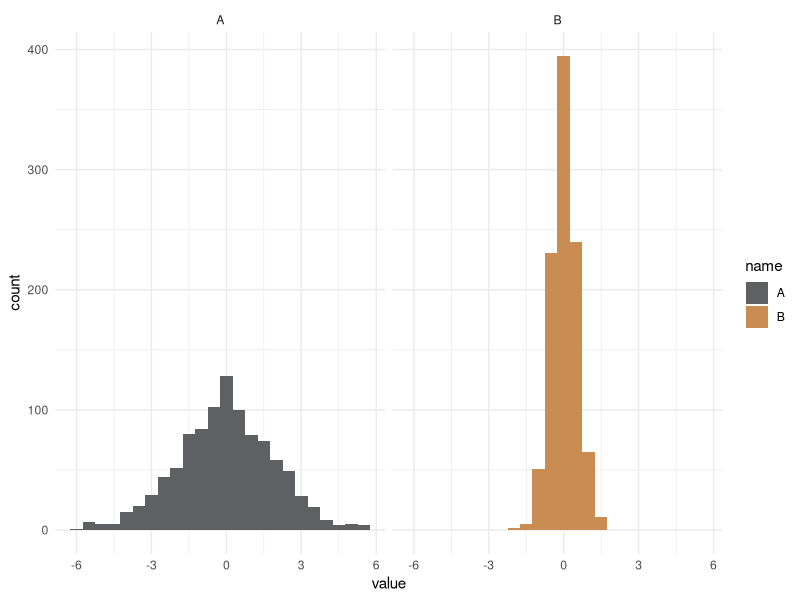
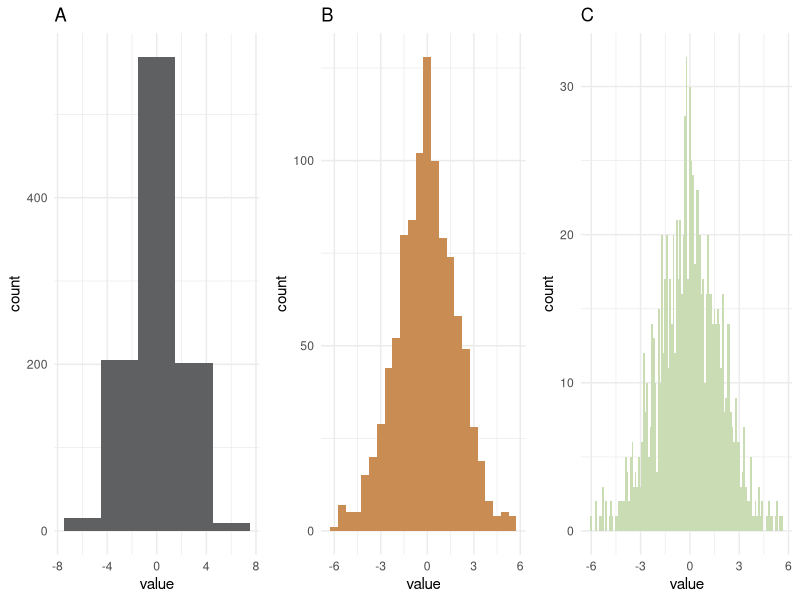
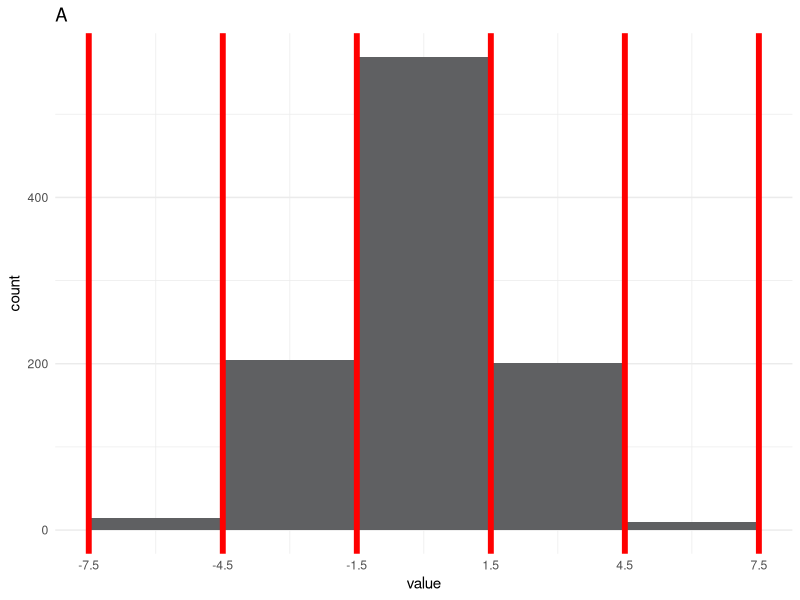
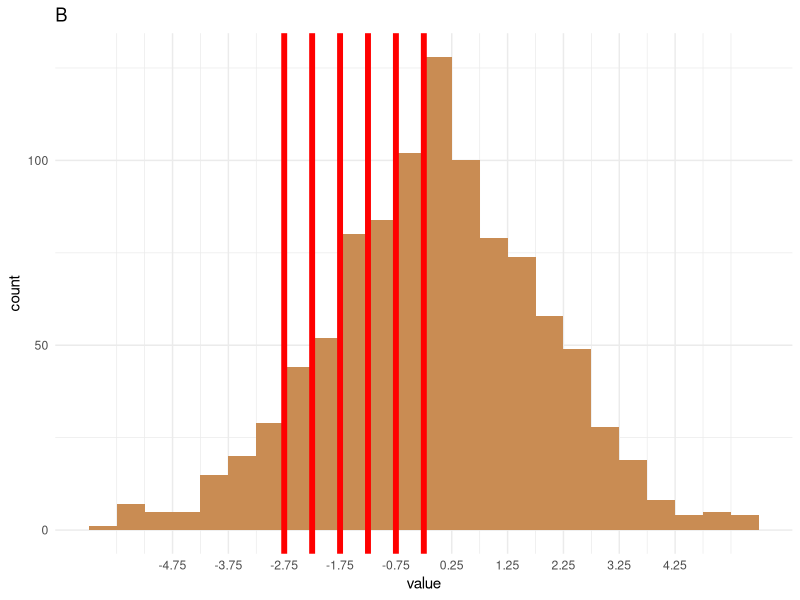
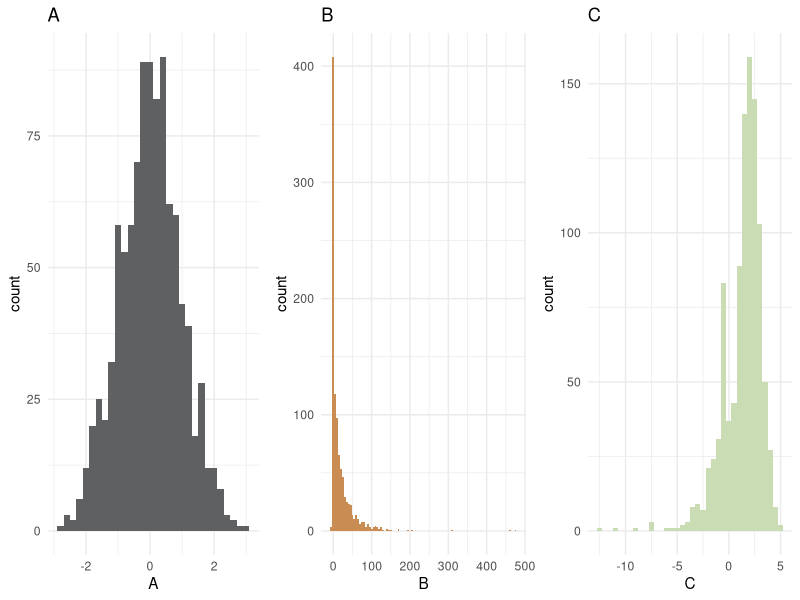
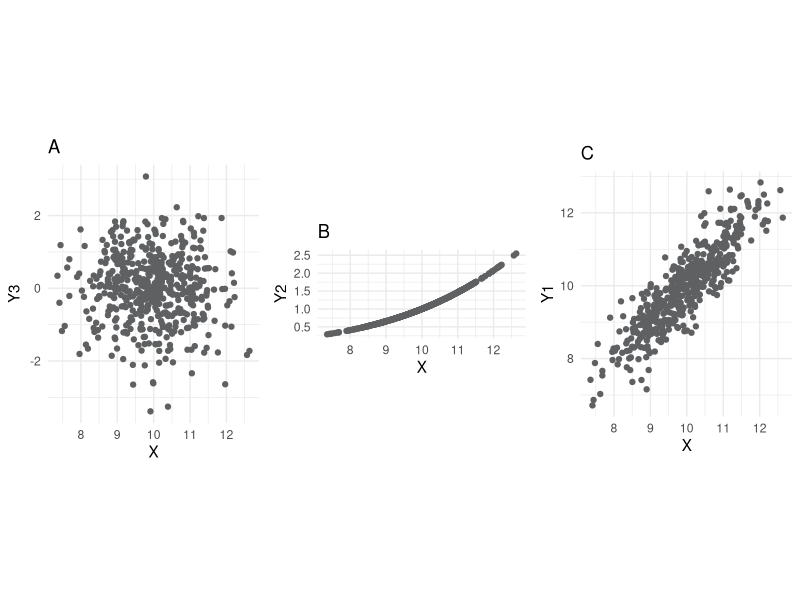
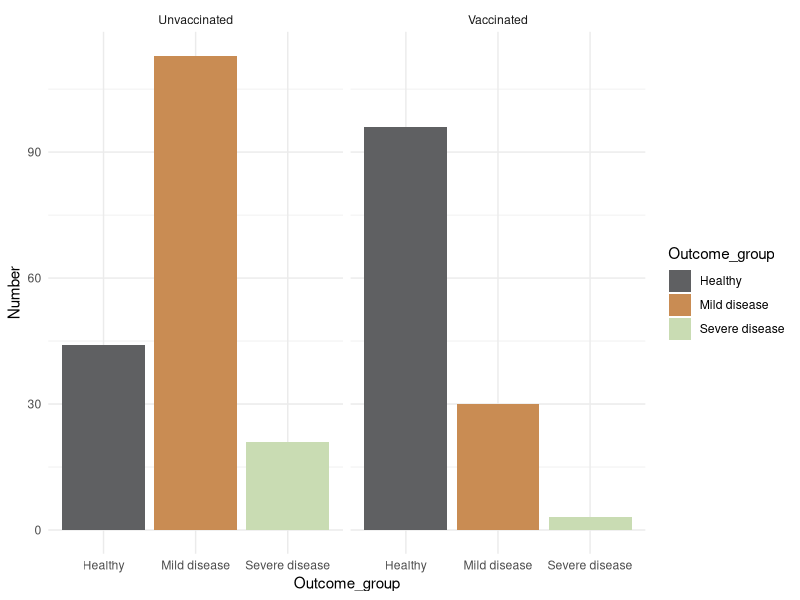
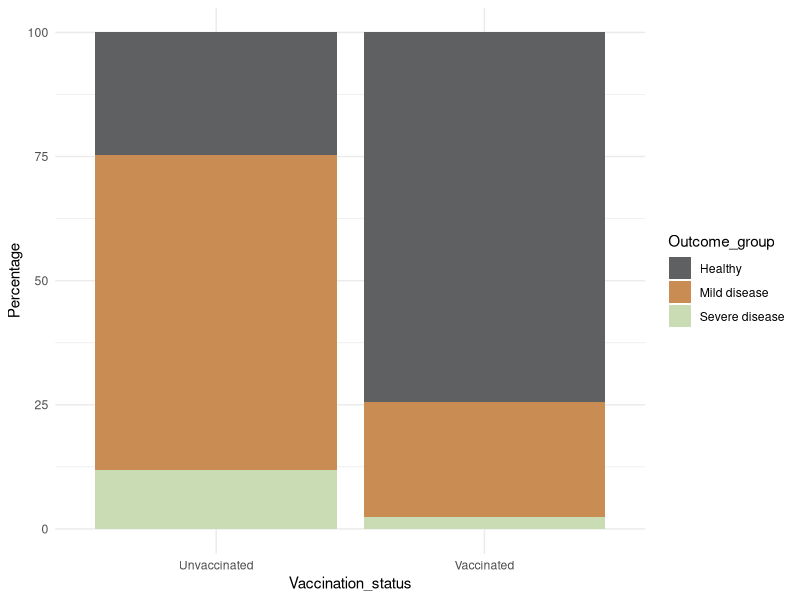

R code for these plots, in order:
## ---- chunk 1
library(tidyverse)
library(knitr)
library(kableExtra)

themeCols <- tibble(cols = c("grey", "orange", "green"),
                    hex = c("#5F6062", "#C98C53", "#C9DCB3"))

theme_set(theme_minimal())

## ---- chunk 2
set.seed(90)

plotdta <- tibble(A = rnorm(1000, 0, sd = 2),
       B = rnorm(1000, 0, sd = 0.5)) |> 
  pivot_longer(everything())

plotdta |> 
  ggplot(aes(value, fill = name))+
  geom_histogram(binwidth = 0.5)+
  facet_wrap(~name)+
  scale_fill_manual(values = themeCols$hex)

## ---- chunk 3

p1 <- plotdta |> 
  filter(name == "A") |> 
  ggplot(aes(value))+
  geom_histogram(binwidth = 3, fill = themeCols$hex[1])+
  labs(title = "A")

p2 <- plotdta |> 
  filter(name == "A") |> 
  ggplot(aes(value))+
  geom_histogram(binwidth = 0.5, fill = themeCols$hex[2])+
  labs(title = "B")

p3 <- plotdta |> 
  filter(name == "A") |> 
  ggplot(aes(value))+
  geom_histogram(binwidth = 0.1, fill = themeCols$hex[3])+
  labs(title = "C")

ggpubr::ggarrange(p1, p2, p3, nrow = 1)

## ---- chunk 4
p1 +
  geom_vline(xintercept = -4.5, colour = "red", linewidth = 2)+
  geom_vline(xintercept = -1.5, colour = "red", linewidth = 2)+
  geom_vline(xintercept = 1.5, colour = "red", linewidth = 2)+
  geom_vline(xintercept = 4.5, colour = "red", linewidth = 2)+
  geom_vline(xintercept = -7.5, colour = "red", linewidth = 2)+
  geom_vline(xintercept = 7.5, colour = "red", linewidth = 2)+
  scale_x_continuous(breaks = c(-7.5, -4.5, -1.5, 1.5, 4.5, 7.5))

## ---- chunk 5

p2 +
  geom_vline(xintercept = -0.25, colour = "red", linewidth = 2)+
  geom_vline(xintercept = -0.75, colour = "red", linewidth = 2)+
  geom_vline(xintercept = -1.25, colour = "red", linewidth = 2)+
  geom_vline(xintercept = -1.75, colour = "red", linewidth = 2)+
  geom_vline(xintercept = -2.25, colour = "red", linewidth = 2)+
  geom_vline(xintercept = -2.75, colour = "red", linewidth = 2)+
  scale_x_continuous(breaks = seq(-4.75, 4.75, by = 1))


## ---- chunk 6

set.seed(548)
plotdta <- tibble(A = rnorm(1000, 0, 1),
       B = c(rnorm(400, 0, 1), rlnorm(600, 3,1)),
       C = c(rnorm(800, 2, 1), -rlnorm(200, 0, 1))) 

p1 <- plotdta |> 
  ggplot(aes(A ))+
  geom_histogram(binwidth = 0.2, fill = themeCols$hex[1])+
  labs(title = "A")

p2 <- plotdta |> 
  ggplot(aes(B ))+
  geom_histogram(binwidth = 5, fill = themeCols$hex[2])+
  labs(title = "B")

p3 <- plotdta |> 
  ggplot(aes(C ))+
  geom_histogram(binwidth = 0.5, fill = themeCols$hex[3])+
  labs(title = "C")

ggpubr::ggarrange(p1, p2, p3, nrow = 1)


## ---- chunk 7

plotdta <- tibble(X = rnorm(500, 10,1),
       Y1 = rnorm(500, 0, 0.5) + X,
       Y2 = (X^4 + rnorm(500, 3, 3))/10000,
       Y3 = rnorm(500, 0, 1))


p1 <- plotdta |> 
  ggplot(aes(X, Y3))+
  geom_point(colour = themeCols$hex[1])+
  coord_fixed()+
  labs(title = "A")

p2 <- plotdta |> 
  ggplot(aes(X,Y2))+
  geom_point(colour = themeCols$hex[1])+
  coord_fixed()+
  labs(title = "B")

p3 <- plotdta |> 
  ggplot(aes(X, Y1))+
  geom_point(colour = themeCols$hex[1])+
  coord_fixed()+
  labs(title = "C")

ggpubr::ggarrange(p1,p2,p3, nrow = 1)


## ---- chunk 8

plotdta <- tibble(Outcome_group = rep(c("Healthy", "Mild disease", "Severe disease"), 2),
       Number = c(44, 113, 21, 96, 30, 3),
       Vaccination_status = c(rep("Unvaccinated", 3), rep("Vaccinated", 3))) 

plotdta |> 
  ggplot(aes(Outcome_group, Number, fill = Outcome_group))+
  geom_col()+
  facet_wrap(~Vaccination_status)+
  scale_fill_manual(values = themeCols$hex)


## ---- chunk 9

plotdta |> 
  group_by(Vaccination_status) |> 
  summarise(total = sum(Number)) |> 
  inner_join(plotdta |> 
  group_by(Vaccination_status, Outcome_group) |> 
  summarise(n = sum(Number))) |> 
  mutate(Percentage = n/total*100) |> 
  ggplot(aes(Vaccination_status, Percentage , fill = Outcome_group))+
  geom_col(position = "stack")+
  scale_fill_manual(values = themeCols$hex)
